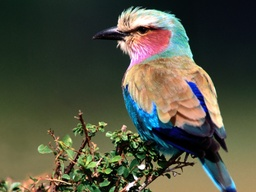
#> input picture bird.jpg, 256 x 192 px, shrunk from 1600 x 1200 before the run, found by its file name
$ python compress.py
#> lines starting #> are read from the running program, lines starting #| are printed output that depends on the picture
import numpy as np
import matplotlib.pyplot as plt

def find_closest_centroid(X, centroids):
    m, n = X.shape
    K = centroids.shape[0]
    idx = np.zeros(m, dtype = "int")
    for i in range (m):
        distances = []
        for j in range(K):
            norm_ij = np.linalg.norm(X[i] - centroids[j])
            distances.append(norm_ij)
        idx[i] = np.argmin(distances)
    return idx

def compute_centroids(X, idx, K):
    m, n = X.shape
    centroids = np.zeros((K, n))
    for k in range(K):
        points = X[idx==k]
        if points.size > 0:
            centroids[k] = np.mean(points, axis = 0)
    return centroids

def run_kMeans(X, initial_centroids, max_iters):
    m, n = X.shape
    K = initial_centroids.shape[0]
    centroids = initial_centroids
    for _ in range(max_iters):
        idx = find_closest_centroid(X, centroids)
        centroids = compute_centroids(X, idx, K)
    return idx, centroids

def random_kMeans(X, K):
    m, n = X.shape
    rand_idx = np.random.permutation(m)
    centroids = X[rand_idx[:K]]
    return centroids

original_img = plt.imread("C:\\Users\\sprab\\OneDrive\\Desktop\\22001A0533\\bird.jpg")
#> original_img is the input picture: shape (192, 256, 3); mean R, G, B 80, 82.1, 65.3
original_img = original_img / 255  # Division for images .jpeg/.jpg format so that all values stay in range [0,1]
# This is done to ensure even scaling between different pixel values
# No  division necessary for .png files as the data is already present in plt.imread() methods
size = original_img.shape
#> size = (192, 256, 3)

X_img = np.reshape(original_img, (size[0]*size[1], 3))

K = 8
max_iters = 10

initial_centroids = random_kMeans(X_img, K)
#> in random_kMeans, `centroids = X[rand_idx[:K]]`: centroids = [[0.0275, 0.0588, 0.0706], [0.102, 0.165, 0.122], [0.00392, 0, 0.0275], [0.69, 0.471, 0.341], [0.122, 0.165, 0.133], [0.969, 0.784, 0.573], [0.278, 0.286, 0.2], [0.784, 0.525, 0.388]]
#> initial_centroids has the same summary as centroids in random_kMeans
idx, centroids = run_kMeans(X_img, initial_centroids, max_iters)
#> centroids = [[0.0438, 0.0768, 0.0903], [0.109, 0.159, 0.127], [0.0322, 0.0341, 0.0162], [0.506, 0.499, 0.366], [0.217, 0.257, 0.176], [0.806, 0.796, 0.748], [0.33, 0.382, 0.293], [0.73, 0.589, 0.448]]

X_recovered = centroids[idx, :]
X_recovered = np.reshape(X_recovered, size)
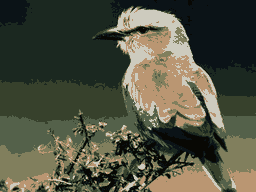
#> X_recovered: shape (192, 256, 3) float64; mean of channels 0, 1, 2 0.314, 0.322, 0.256; drawn as R, G, B

fig, ax = plt.subplots(1, 2, figsize = (16, 16))

ax[0].imshow(original_img)
ax[0].set_title("Original image")
ax[0].set_axis_off()

ax[1].imshow(X_recovered)
ax[1].set_title("Compressed image, 32 colors")
ax[1].set_axis_off()

plt.show()
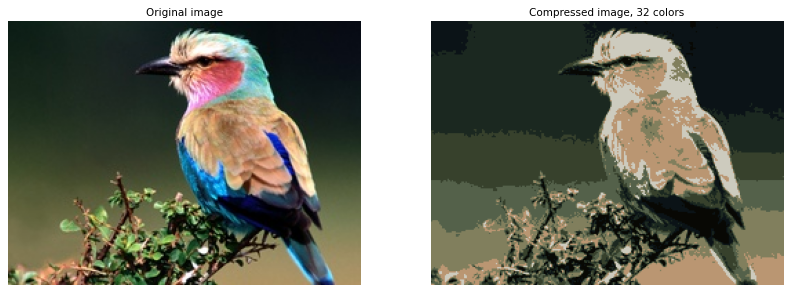
#> figure drawn by matplotlib, 2 panels
